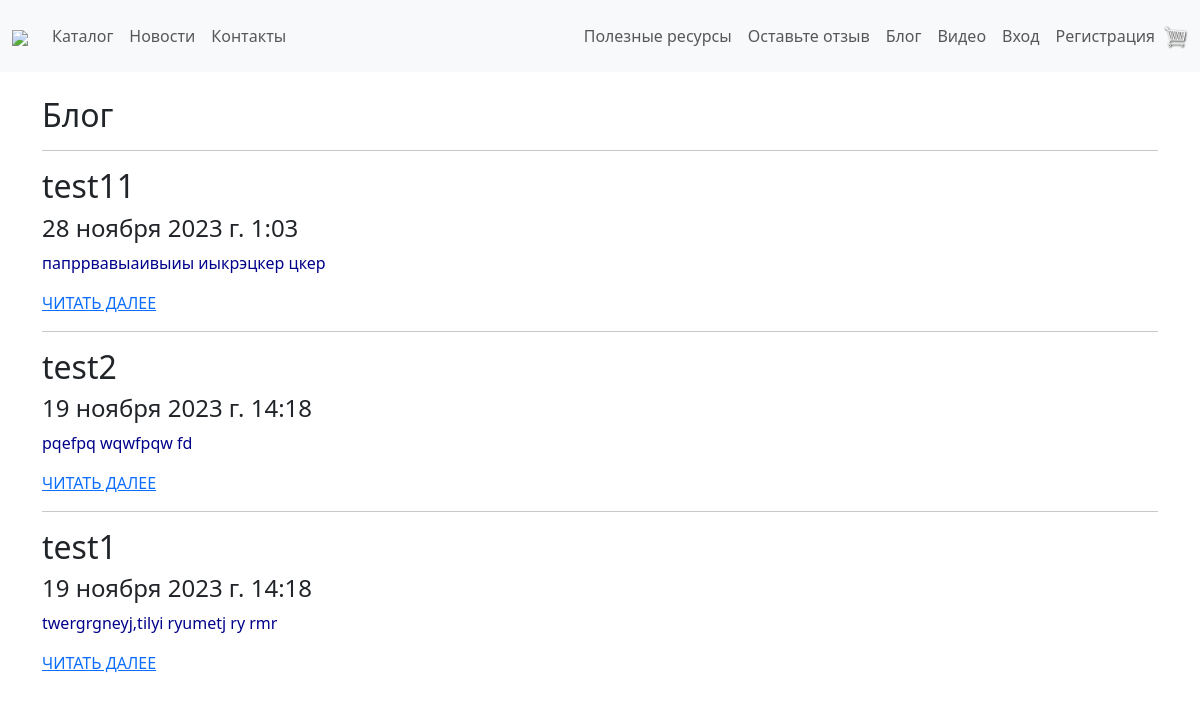
Screenshot of /blog/ with the database file from the repository.
### store/models.py (models this page shows, shortened)
class Blog(models.Model):
    title = models.CharField(max_length=100, unique_for_date='posted', verbose_name='Заголовок')
    author = models.ForeignKey(User, null=True, blank=True, on_delete=models.SET_NULL, verbose_name="Автор")
    description = models.TextField(verbose_name='Краткое содержание')
    content = models.TextField(verbose_name='Полное содержание')
    posted = models.DateTimeField(default=datetime.now(), db_index=True, verbose_name='Опубликована')
    image = models.FileField(default="temp.jpg", verbose_name='Путь к картинке')
    class Meta:
        db_table = 'Posts'
        ordering = ['-posted']
        verbose_name = 'Статья блога'
        verbose_name_plural = 'Статья блога'

### store/views.py (the view)
# urls.py: 2. Add a URL to urlpatterns:  path('blog/', include('blog.urls'))
def blog(request):
    posts = Blog.objects.all()
    assert isinstance(request, HttpRequest)
    return render(
        request,
        'store/blog.html',
        {
            'title': 'Блог',
            'posts': posts,
            'year': datetime.now().year,
        }
    )

### store/templates/store/blog.html
{% extends 'store/main.html' %}
{% load static %}
{% block content %}
    <h2>{{ title }}</h2>
    {% for post in posts %}
        <hr/>
        <div>
            <h2>{{ post.title }}</h2>
            <h4>{{ post.posted }}</h4>
            <p>{{ post.description }}</p>
            <p><a href="{% url 'blogpost' parametr=post.id %}">ЧИТАТЬ ДАЛЕЕ</a></p>
        </div>
    {% endfor %}
{% endblock %}

### static/css/main.css (style rules this page uses)
p { color: darkblue; }

### rows the page displays
Blog: title "test11", posted "28 ноября 2023 г. 1:03", description "папррвавыаивыиы иыкрэцкер цкер"
Blog: title "test2", posted "19 ноября 2023 г. 14:18", description "pqefpq wqwfpqw fd"
Blog: title "test1", posted "19 ноября 2023 г. 14:18", description "twergrgneyj,tilyi ryumetj ry rmr"

### other values shown
{{ title }} "Блог"
